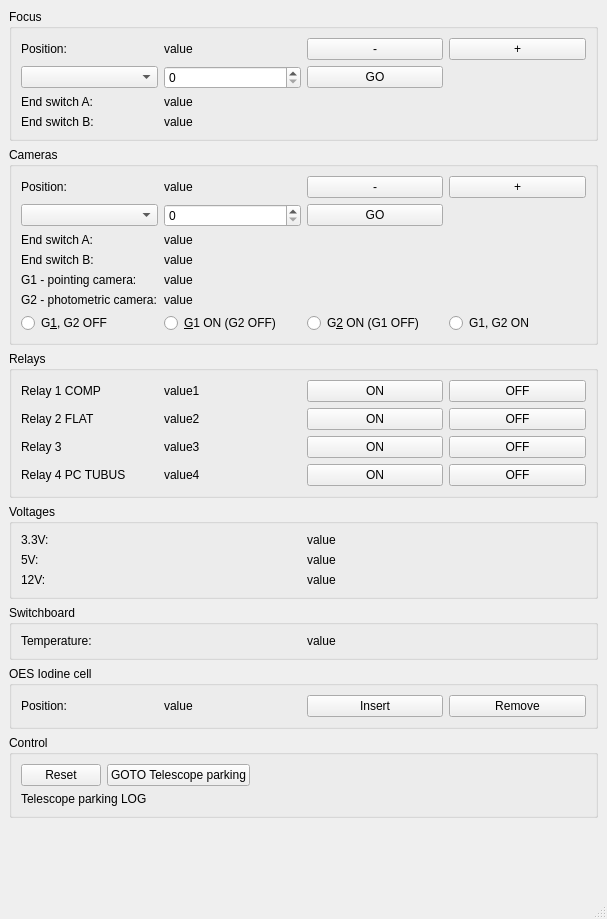
<?xml version="1.0" encoding="UTF-8"?>
<ui version="4.0">
 <class>MainWindow</class>
 <widget class="QMainWindow" name="MainWindow">
  <property name="geometry">
   <rect>
    <x>0</x>
    <y>0</y>
    <width>607</width>
    <height>919</height>
   </rect>
  </property>
  <property name="windowTitle">
   <string>MainWindow</string>
  </property>
  <widget class="QWidget" name="centralwidget">
   <layout class="QGridLayout" name="gridLayout">
    <item row="2" column="0">
     <widget class="QGroupBox" name="groupBox_5">
      <property name="title">
       <string>Relays</string>
      </property>
      <layout class="QGridLayout" name="gridLayout_6">
       <item row="2" column="0">
        <widget class="QLabel" name="label_4">
         <property name="text">
          <string>Relay 2 FLAT</string>
         </property>
        </widget>
       </item>
       <item row="0" column="3">
        <widget class="QPushButton" name="relay_1_off_BT">
         <property name="text">
          <string>OFF</string>
         </property>
        </widget>
       </item>
       <item row="3" column="0">
        <widget class="QLabel" name="label_7">
         <property name="text">
          <string>Relay 3</string>
         </property>
        </widget>
       </item>
       <item row="0" column="2">
        <widget class="QPushButton" name="relay_1_on_BT">
         <property name="text">
          <string>ON</string>
         </property>
        </widget>
       </item>
       <item row="4" column="0">
        <widget class="QLabel" name="label_8">
         <property name="text">
          <string>Relay 4 PC TUBUS</string>
         </property>
        </widget>
       </item>
       <item row="3" column="2">
        <widget class="QPushButton" name="relay_3_on_BT">
         <property name="text">
          <string>ON</string>
         </property>
        </widget>
       </item>
       <item row="0" column="0">
        <widget class="QLabel" name="label_3">
         <property name="text">
          <string>Relay 1 COMP</string>
         </property>
        </widget>
       </item>
       <item row="4" column="3">
        <widget class="QPushButton" name="relay_4_off_BT">
         <property name="text">
          <string>OFF</string>
         </property>
        </widget>
       </item>
       <item row="2" column="2">
        <widget class="QPushButton" name="relay_2_on_BT">
         <property name="text">
          <string>ON</string>
         </property>
        </widget>
       </item>
       <item row="2" column="3">
        <widget class="QPushButton" name="relay_2_off_BT">
         <property name="text">
          <string>OFF</string>
         </property>
        </widget>
       </item>
       <item row="4" column="2">
        <widget class="QPushButton" name="relay_4_on_BT">
         <property name="text">
          <string>ON</string>
         </property>
        </widget>
       </item>
       <item row="3" column="3">
        <widget class="QPushButton" name="relay_3_off_BT">
         <property name="text">
          <string>OFF</string>
         </property>
        </widget>
       </item>
       <item row="0" column="1">
        <widget class="QLabel" name="relay1_LB">
         <property name="text">
          <string>value1</string>
         </property>
        </widget>
       </item>
       <item row="2" column="1">
        <widget class="QLabel" name="relay2_LB">
         <property name="text">
          <string>value2</string>
         </property>
        </widget>
       </item>
       <item row="3" column="1">
        <widget class="QLabel" name="relay3_LB">
         <property name="text">
          <string>value3</string>
         </property>
        </widget>
       </item>
       <item row="4" column="1">
        <widget class="QLabel" name="relay4_LB">
         <property name="text">
          <string>value4</string>
         </property>
        </widget>
       </item>
      </layout>
     </widget>
    </item>
    <item row="3" column="0">
     <widget class="QGroupBox" name="groupBox_3">
      <property name="title">
       <string>Voltages</string>
      </property>
      <layout class="QGridLayout" name="gridLayout_4">
       <item row="3" column="0">
        <widget class="QLabel" name="label_19">
         <property name="text">
          <string>12V:</string>
         </property>
        </widget>
       </item>
       <item row="2" column="0">
        <widget class="QLabel" name="label_18">
         <property name="text">
          <string>5V:</string>
         </property>
        </widget>
       </item>
       <item row="0" column="0">
        <widget class="QLabel" name="label_17">
         <property name="text">
          <string>3.3V:</string>
         </property>
        </widget>
       </item>
       <item row="0" column="1">
        <widget class="QLabel" name="voltage_33_value_LB">
         <property name="text">
          <string>value</string>
         </property>
        </widget>
       </item>
       <item row="3" column="1">
        <widget class="QLabel" name="voltage_120_value_LB">
         <property name="text">
          <string>value</string>
         </property>
        </widget>
       </item>
       <item row="2" column="1">
        <widget class="QLabel" name="voltage_50_value_LB">
         <property name="text">
          <string>value</string>
         </property>
        </widget>
       </item>
      </layout>
     </widget>
    </item>
    <item row="7" column="0">
     <spacer name="verticalSpacer">
      <property name="orientation">
       <enum>Qt::Vertical</enum>
      </property>
      <property name="sizeHint" stdset="0">
       <size>
        <width>20</width>
        <height>40</height>
       </size>
      </property>
     </spacer>
    </item>
    <item row="6" column="0">
     <widget class="QGroupBox" name="groupBox_4">
      <property name="title">
       <string>Control</string>
      </property>
      <layout class="QGridLayout" name="gridLayout_5">
       <item row="0" column="2">
        <spacer name="horizontalSpacer">
         <property name="orientation">
          <enum>Qt::Horizontal</enum>
         </property>
         <property name="sizeHint" stdset="0">
          <size>
           <width>40</width>
           <height>20</height>
          </size>
         </property>
        </spacer>
       </item>
       <item row="0" column="0">
        <widget class="QPushButton" name="reset_BT">
         <property name="text">
          <string>Reset</string>
         </property>
        </widget>
       </item>
       <item row="0" column="1">
        <widget class="QPushButton" name="goto_telescope_parking_BT">
         <property name="text">
          <string>GOTO Telescope parking</string>
         </property>
        </widget>
       </item>
       <item row="1" column="0" colspan="3">
        <widget class="QLabel" name="telescope_parking_log_LB">
         <property name="text">
          <string>Telescope parking LOG</string>
         </property>
        </widget>
       </item>
      </layout>
     </widget>
    </item>
    <item row="4" column="0">
     <widget class="QGroupBox" name="groupBox_6">
      <property name="title">
       <string>Switchboard</string>
      </property>
      <layout class="QGridLayout" name="gridLayout_7">
       <item row="0" column="0">
        <widget class="QLabel" name="label_15">
         <property name="text">
          <string>Temperature:</string>
         </property>
        </widget>
       </item>
       <item row="0" column="1">
        <widget class="QLabel" name="switchboard_temperature_value_LB">
         <property name="text">
          <string>value</string>
         </property>
        </widget>
       </item>
      </layout>
     </widget>
    </item>
    <item row="0" column="0">
     <widget class="QGroupBox" name="groupBox">
      <property name="title">
       <string>Focus</string>
      </property>
      <layout class="QGridLayout" name="gridLayout_2">
       <item row="0" column="1">
        <widget class="QLabel" name="focus_position_value_LB">
         <property name="text">
          <string>value</string>
         </property>
        </widget>
       </item>
       <item row="1" column="2">
        <widget class="QPushButton" name="focus_position_go_BT">
         <property name="text">
          <string>GO</string>
         </property>
        </widget>
       </item>
       <item row="2" column="0">
        <widget class="QLabel" name="label_13">
         <property name="text">
          <string>End switch A:</string>
         </property>
        </widget>
       </item>
       <item row="1" column="1">
        <widget class="QSpinBox" name="focus_position_SB">
         <property name="maximum">
          <number>8192</number>
         </property>
        </widget>
       </item>
       <item row="0" column="0">
        <widget class="QLabel" name="label">
         <property name="text">
          <string>Position:</string>
         </property>
        </widget>
       </item>
       <item row="2" column="1">
        <widget class="QLabel" name="focus_end_switch_a_value_LB">
         <property name="text">
          <string>value</string>
         </property>
        </widget>
       </item>
       <item row="0" column="3">
        <widget class="QPushButton" name="focus_position_increment_BT">
         <property name="text">
          <string>+</string>
         </property>
        </widget>
       </item>
       <item row="3" column="0">
        <widget class="QLabel" name="label_14">
         <property name="text">
          <string>End switch B:</string>
         </property>
        </widget>
       </item>
       <item row="0" column="2">
        <widget class="QPushButton" name="focus_position_decrement_BT">
         <property name="text">
          <string>-</string>
         </property>
        </widget>
       </item>
       <item row="3" column="1">
        <widget class="QLabel" name="focus_end_switch_b_value_LB">
         <property name="text">
          <string>value</string>
         </property>
        </widget>
       </item>
       <item row="1" column="0">
        <widget class="QComboBox" name="focus_position_CB"/>
       </item>
      </layout>
     </widget>
    </item>
    <item row="1" column="0">
     <widget class="QGroupBox" name="groupBox_2">
      <property name="title">
       <string>Cameras</string>
      </property>
      <layout class="QGridLayout" name="gridLayout_3">
       <item row="4" column="1">
        <widget class="QLabel" name="g1_power_value_LB">
         <property name="text">
          <string>value</string>
         </property>
        </widget>
       </item>
       <item row="6" column="1">
        <widget class="QRadioButton" name="cameras_g1_on_RB">
         <property name="text">
          <string>&amp;G1 ON (G2 OFF)</string>
         </property>
        </widget>
       </item>
       <item row="4" column="0">
        <widget class="QLabel" name="label_5">
         <property name="text">
          <string>G1 - pointing camera:</string>
         </property>
        </widget>
       </item>
       <item row="6" column="0">
        <widget class="QRadioButton" name="cameras_all_off_RB">
         <property name="text">
          <string>G&amp;1, G2 OFF</string>
         </property>
        </widget>
       </item>
       <item row="5" column="0">
        <widget class="QLabel" name="label_6">
         <property name="text">
          <string>G2 - photometric camera:</string>
         </property>
        </widget>
       </item>
       <item row="0" column="1">
        <widget class="QLabel" name="cameras_position_value_LB">
         <property name="text">
          <string>value</string>
         </property>
        </widget>
       </item>
       <item row="1" column="2">
        <widget class="QPushButton" name="cameras_position_go_BT">
         <property name="text">
          <string>GO</string>
         </property>
        </widget>
       </item>
       <item row="2" column="0">
        <widget class="QLabel" name="label_9">
         <property name="text">
          <string>End switch A:</string>
         </property>
        </widget>
       </item>
       <item row="3" column="0">
        <widget class="QLabel" name="label_10">
         <property name="text">
          <string>End switch B:</string>
         </property>
        </widget>
       </item>
       <item row="0" column="0">
        <widget class="QLabel" name="label_2">
         <property name="text">
          <string>Position:</string>
         </property>
        </widget>
       </item>
       <item row="0" column="3">
        <widget class="QPushButton" name="cameras_position_increment_BT">
         <property name="text">
          <string>+</string>
         </property>
        </widget>
       </item>
       <item row="1" column="1">
        <widget class="QSpinBox" name="cameras_position_SB">
         <property name="maximum">
          <number>15999</number>
         </property>
        </widget>
       </item>
       <item row="6" column="2">
        <widget class="QRadioButton" name="cameras_g2_on_RB">
         <property name="text">
          <string>G&amp;2 ON (G1 OFF)</string>
         </property>
        </widget>
       </item>
       <item row="0" column="2">
        <widget class="QPushButton" name="cameras_position_decrement_BT">
         <property name="text">
          <string>-</string>
         </property>
        </widget>
       </item>
       <item row="5" column="1">
        <widget class="QLabel" name="g2_power_value_LB">
         <property name="text">
          <string>value</string>
         </property>
        </widget>
       </item>
       <item row="3" column="1">
        <widget class="QLabel" name="cameras_end_switch_b_value_LB">
         <property name="text">
          <string>value</string>
         </property>
        </widget>
       </item>
       <item row="2" column="1">
        <widget class="QLabel" name="cameras_end_switch_a_value_LB">
         <property name="text">
          <string>value</string>
         </property>
        </widget>
       </item>
       <item row="6" column="3">
        <widget class="QRadioButton" name="cameras_all_on_RB">
         <property name="text">
          <string>G1, G2 ON</string>
         </property>
        </widget>
       </item>
       <item row="1" column="0">
        <widget class="QComboBox" name="camera_position_CB"/>
       </item>
      </layout>
     </widget>
    </item>
    <item row="5" column="0">
     <widget class="QGroupBox" name="groupBox_7">
      <property name="title">
       <string>OES Iodine cell</string>
      </property>
      <layout class="QGridLayout" name="gridLayout_8">
       <item row="0" column="0">
        <widget class="QLabel" name="label_11">
         <property name="text">
          <string>Position:</string>
         </property>
        </widget>
       </item>
       <item row="0" column="1">
        <widget class="QLabel" name="iodine_cell_position_value_LB">
         <property name="text">
          <string>value</string>
         </property>
        </widget>
       </item>
       <item row="0" column="2">
        <widget class="QPushButton" name="iodine_cell_insert_BT">
         <property name="text">
          <string>Insert</string>
         </property>
        </widget>
       </item>
       <item row="0" column="3">
        <widget class="QPushButton" name="iodine_cell_remove_BT">
         <property name="text">
          <string>Remove</string>
         </property>
        </widget>
       </item>
      </layout>
     </widget>
    </item>
   </layout>
  </widget>
  <widget class="QStatusBar" name="statusbar"/>
 </widget>
 <resources/>
 <connections/>
</ui>
